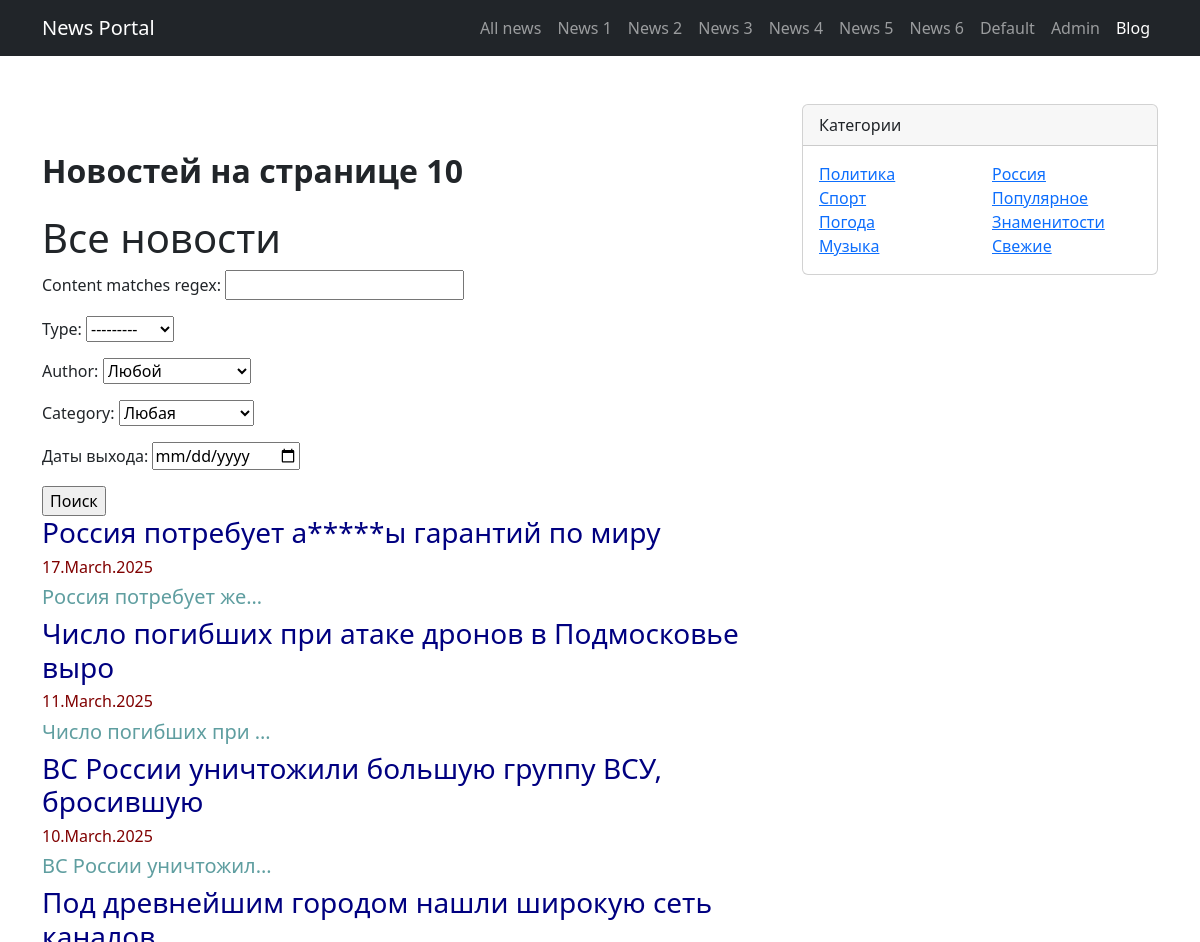
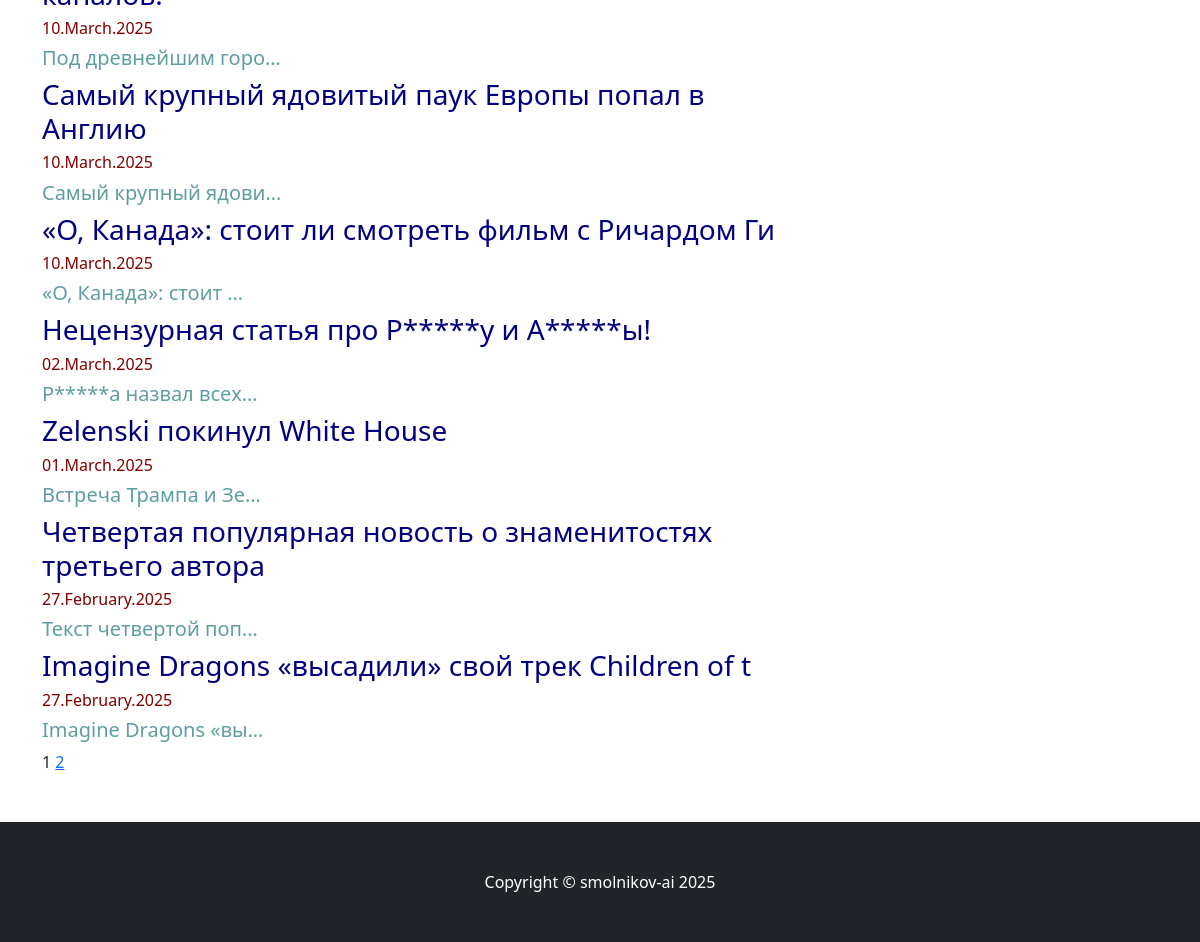
The page /news/ on the database as committed earlier (2 pictures, top to bottom).
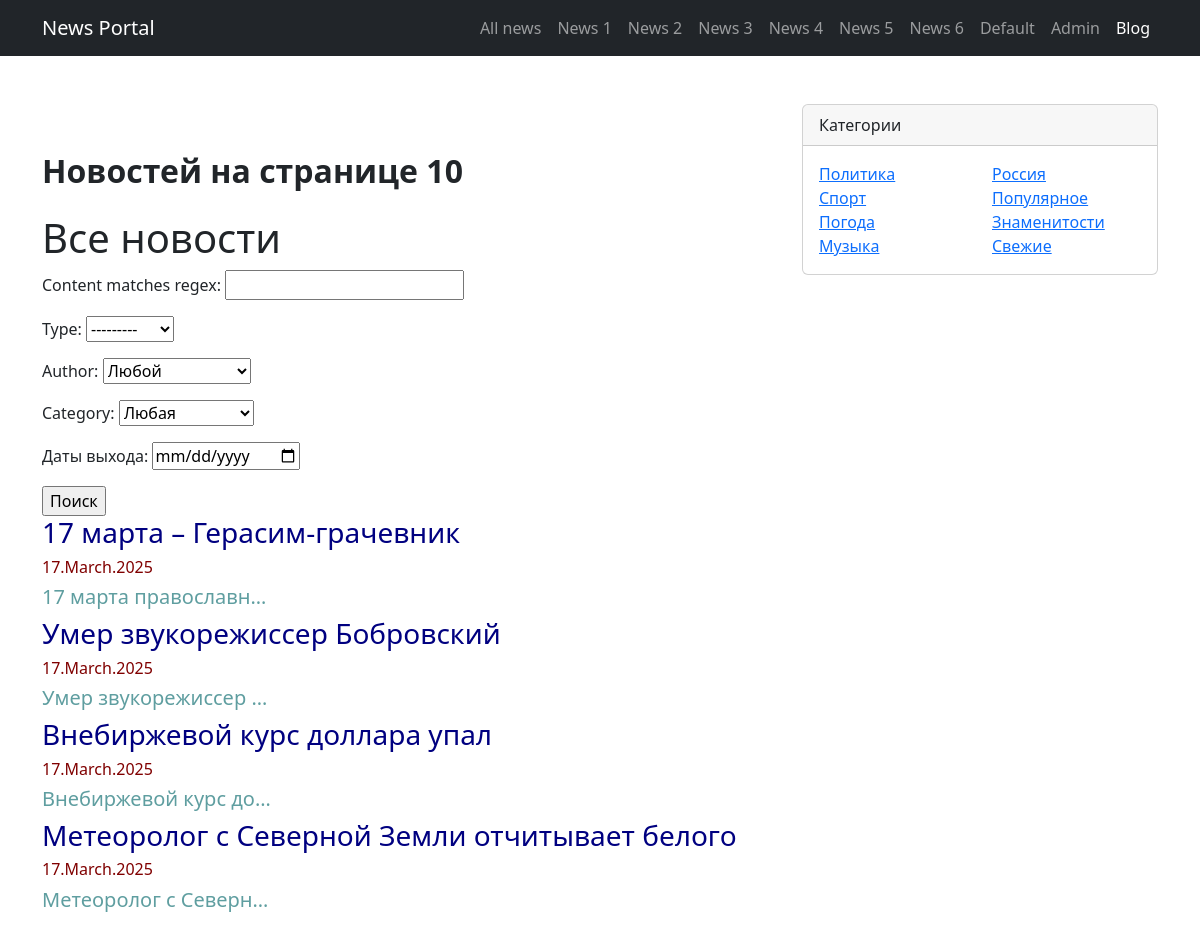
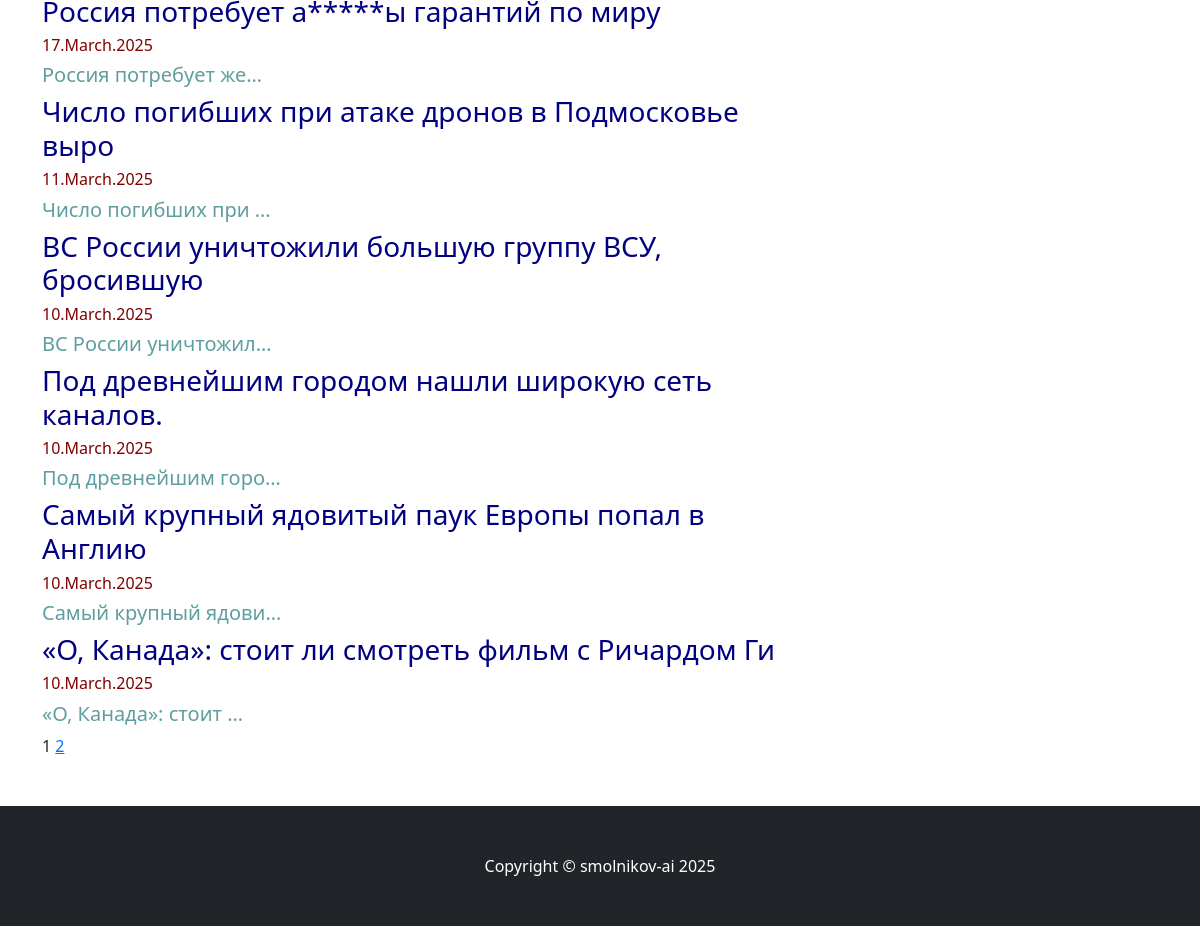
The same page on the database as committed later (2 pictures, top to bottom).
### news/models.py (models this page shows, shortened)
class Post(models.Model):
    author = models.ForeignKey(Author, on_delete=models.CASCADE)
    type = models.CharField(choices=POST_TYPES, max_length=2, default='NW')
    date_time_in = models.DateTimeField(auto_now_add=True)
    categories = models.ManyToManyField(Category, through='PostCategory')
    title = models.CharField(max_length=50)
    content = models.TextField()
    rating_post = models.IntegerField(default=0)

### news/views.py (the view)
# urls.py: path('news/', PostsList.as_view(), name='post_list'),
class PostsList(ListView):
    model = Post
    ordering = '-date_time_in'
    template_name = 'flatpages/posts.html'
    context_object_name = 'posts'
    paginate_by = 10
    def get_queryset(self):
        queryset = super().get_queryset()
        self.filterset = PostFilter(self.request.GET, queryset)
        return self.filterset.qs
    def get_context_data(self, **kwargs):
        context = super().get_context_data(**kwargs)
        context['filterset'] = self.filterset
        return context

### news/models.py (called while the page is built)
    def __str__(self):
        return self.name.title()

### news/templatetags/custom_filters.py (called while the page is built)
@register.filter()
def censor(value):
    incorrect_list = ['Редиск', 'Ананас', 'LGBT']
    for incorrect_word in incorrect_list:
        value = value.replace(incorrect_word[1:], '*' * (len(incorrect_word) - 1))
    return value

### news/templatetags/custom_tags.py (called while the page is built)
@register.simple_tag(takes_context=True)
def url_replace(context, **kwargs):
    d = context['request'].GET.copy()
    for k, v in kwargs.items():
        d[k] = v
    return d.urlencode()

### templates/flatpages/posts.html (shortened to what this page needs)
{% extends 'flatpages/default.html' %}
{% load custom_filters %}
{% load custom_tags %}
{% block title %}
    Новостей на странице {{ posts|length }}
{% endblock title %}
{% block content %}
    <h1>Все новости</h1>
    <form action="" method="get">
        {{ filterset.form.as_p }}
        <input type="submit" value="Поиск" />
    </form>
    {% if posts %}
        {% for post in posts %}
            <h3 style="color:Navy;">{{ post.title|censor }}</h3>
            <h6 style="color:Maroon;">{{ post.date_time_in|date:'d.F.Y' }}</h6>
            <h5 style="color:CadetBlue;">{{ post.content|truncatechars:20|censor }}</h5>
        {% endfor %}
    {% else %}
        <h2>Новостей нет</h2>
    {% endif %}
    {{ page_obj.number }}
    {% if page_obj.has_next %}
        <a href="?{% url_replace page=page_obj.next_page_number %}">{{ page_obj.next_page_number }}</a>
    {% endif %}
{% endblock content %}

Rows that differ between the two databases and show on the page:
no longer on this page (row unchanged): Post: title|censor "Нецензурная статья про Р*****у и А*****ы!", date_time_in "02.March.2025", content|censor "Р*****а назвал всех…"
no longer on this page (row unchanged): Post: title|censor "Zelenski покинул White House", date_time_in "01.March.2025", content|censor "Встреча Трампа и Зе…"
no longer on this page (row unchanged): Post: title|censor "Четвертая популярная новость о знаменитостях третьего автора", date_time_in "27.February.2025", content|censor "Текст четвертой поп…"
no longer on this page (row unchanged): Post: title|censor "Imagine Dragons «высадили» свой трек Children of t", date_time_in "27.February.2025", content|censor "Imagine Dragons «вы…"
added Post: title|censor "17 марта – Герасим-грачевник", date_time_in "17.March.2025", content|censor "17 марта православн…"
added Post: title|censor "Умер звукорежиссер Бобровский", date_time_in "17.March.2025", content|censor "Умер звукорежиссер …"
added Post: title|censor "Внебиржевой курс доллара упал", date_time_in "17.March.2025", content|censor "Внебиржевой курс до…"
added Post: title|censor "Метеоролог с Северной Земли отчитывает белого", date_time_in "17.March.2025", content|censor "Метеоролог с Северн…"
